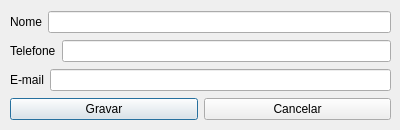
<?xml version="1.0" encoding="UTF-8"?>
<ui version="4.0">
 <class>fm_novocontato</class>
 <widget class="QDialog" name="fm_novocontato">
  <property name="geometry">
   <rect>
    <x>0</x>
    <y>0</y>
    <width>400</width>
    <height>130</height>
   </rect>
  </property>
  <property name="windowTitle">
   <string>Dialog</string>
  </property>
  <widget class="QWidget" name="">
   <property name="geometry">
    <rect>
     <x>10</x>
     <y>10</y>
     <width>381</width>
     <height>111</height>
    </rect>
   </property>
   <layout class="QVBoxLayout" name="verticalLayout">
    <item>
     <layout class="QHBoxLayout" name="horizontalLayout">
      <item>
       <widget class="QLabel" name="label">
        <property name="text">
         <string>Nome</string>
        </property>
       </widget>
      </item>
      <item>
       <widget class="QLineEdit" name="txt_nome"/>
      </item>
     </layout>
    </item>
    <item>
     <layout class="QHBoxLayout" name="horizontalLayout_2">
      <item>
       <widget class="QLabel" name="label_2">
        <property name="text">
         <string>Telefone</string>
        </property>
       </widget>
      </item>
      <item>
       <widget class="QLineEdit" name="txt_telefone"/>
      </item>
     </layout>
    </item>
    <item>
     <layout class="QHBoxLayout" name="horizontalLayout_3">
      <item>
       <widget class="QLabel" name="label_3">
        <property name="text">
         <string>E-mail</string>
        </property>
       </widget>
      </item>
      <item>
       <widget class="QLineEdit" name="txt_email"/>
      </item>
     </layout>
    </item>
    <item>
     <layout class="QHBoxLayout" name="horizontalLayout_4">
      <item>
       <widget class="QPushButton" name="btn_gravar">
        <property name="text">
         <string>Gravar</string>
        </property>
       </widget>
      </item>
      <item>
       <widget class="QPushButton" name="btn_cancelar">
        <property name="text">
         <string>Cancelar</string>
        </property>
       </widget>
      </item>
     </layout>
    </item>
   </layout>
  </widget>
 </widget>
 <resources/>
 <connections/>
</ui>
